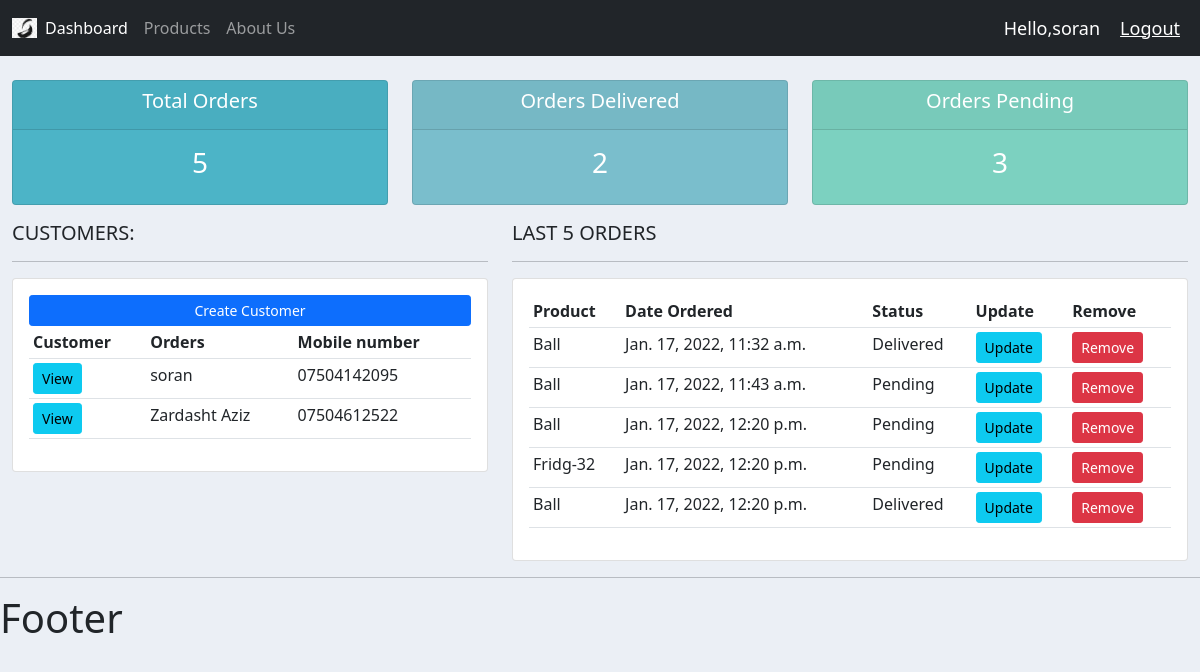
Page / (signed in) on the earlier database version.
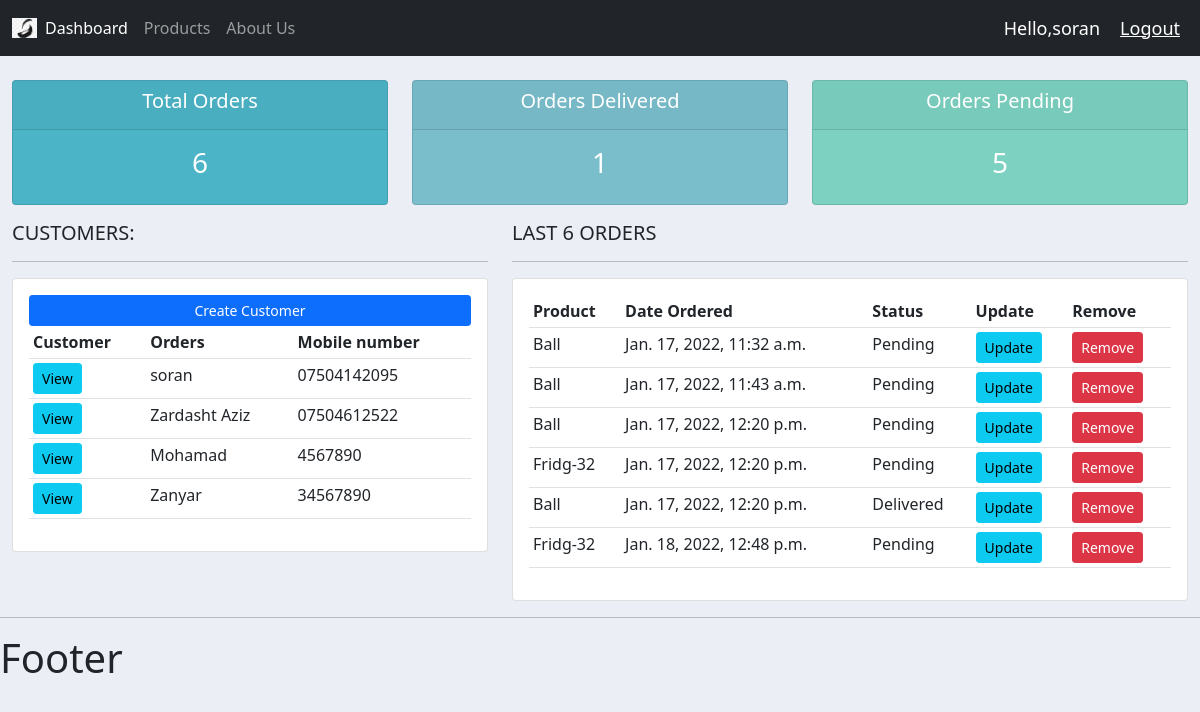
Same page on the later database version.
### accounts/models.py (models this page shows, shortened)
class Customer(models.Model):
    name = models.CharField(max_length=200, null=True)
    phone = models.CharField(max_length=200, null=True)
    email = models.CharField(max_length=200, null=True)
    date_crated = models.DateTimeField(auto_now_add=True, null=True)

class Order(models.Model):
    STATUS = (
        ('Pending', 'Pending'),
        ('Out for delivery', 'Out for delivery'),
        ('Delivered', 'Delivered')
    )
    customer = models.ForeignKey(Customer, null=True, on_delete=models.SET_NULL)
    product = models.ForeignKey(Product, null=True, on_delete=models.SET_NULL)
    date_created = models.DateTimeField(auto_now_add=True, null=True)
    status = models.CharField(max_length=200, null=True, choices=STATUS)
    note = models.CharField(max_length=1000, null=True)

class Product(models.Model):
    CATEGORY = (
        ('Indoor', 'Indoor'),
        ('Out Door', 'Out Door'),
    )
    name = models.CharField(max_length=200, null=True)
    price = models.FloatField(null=True)
    category = models.CharField(max_length=200, null=True, choices=CATEGORY)
    description = models.CharField(max_length=200, null=True, blank=True)
    date_created = models.DateTimeField(auto_now_add=True, null=True)
    tags = models.ManyToManyField(Tag)
    def __str__(self):
        return self.name

### accounts/views.py (the view)
# urls.py: 2. Add a URL to urlpatterns:  path('', views.home, name='home')
@login_required(login_url='login')
def home(request):
    orders = Order.objects.all()
    customers = Customer.objects.all()
    total_customers = customers.count()
    total_orders = orders.count()
    delivered = orders.filter(status='Delivered').count()
    pending = orders.filter(status='Pending').count()
    context = {'orders': orders, 'customers': customers,
               'total_orders': total_orders, 'delivered': delivered,
               'pending': pending}
    return render(request, 'accounts/dashboard.html', context)

### accounts/templates/accounts/dashboard.html
{% extends 'accounts/main.html' %}
{% block content %}
    {% include 'accounts/status.html' %}
    <div class="row">
        <div class="col-md-5">
            <h5>CUSTOMERS:</h5>
            <hr>
            <div class="card card-body">
                <a class="btn btn-primary  btn-sm btn-block" href="">Create Customer</a>
                <table class="table table-sm">
                    <tr>
                        <th>Customer</th>
                        <th>Orders</th>
                        <th>Mobile number</th>
                    </tr>
                    {% for customer in customers %}
                        <tr>
                            <td><a class="btn btn-sm btn-info" href="{% url 'customer' customer.id %}">View</a></td>
                            <td> {{ customer.name }}</td>
                            <td> {{ customer.phone }}</td>
                        </tr>
                    {% endfor %}
                </table>
            </div>
        </div>
        <div class="col-md-7">
            <h5>LAST {{ total_orders }} ORDERS</h5>
            <hr>
            <div class="card card-body">
                <table class="table table-sm">
                    <tr>
                        <th>Product</th>
                        <th>Date Ordered</th>
                        <th>Status</th>
                        <th>Update</th>
                        <th>Remove</th>
                    </tr>
                    {% for order in orders %}
                        <tr>
                            <td> {{ order.product }}</td>
                            <td> {{ order.date_created }}</td>
                            <td> {{ order.status }}</td>
                            <td><a class="btn btn-sm btn-info" href="{% url 'update_order' order.id %}">Update</a></td>
                            <td><a class="btn btn-sm btn-danger" href="{% url 'delete_order' order.id %}">Remove</a></td>
                        </tr>
                    {% endfor %}
                </table>
            </div>
        </div>
    </div>
{% endblock %}

Differences in the rows shown:
added Customer: name "Mohamad", phone "4567890"
added Customer: name "Zanyar", phone "34567890"
changed Order "Jan. 17, 2022, 11:32 a.m.": status "Delivered" → "Pending"
added Order: product "Fridg-32", date_created "Jan. 18, 2022, 12:48 p.m.", status "Pending"
Other differences:
{{ total_orders }}: "5" → "6"
{{ delivered }}: "2" → "1"
{{ pending }}: "3" → "5"
